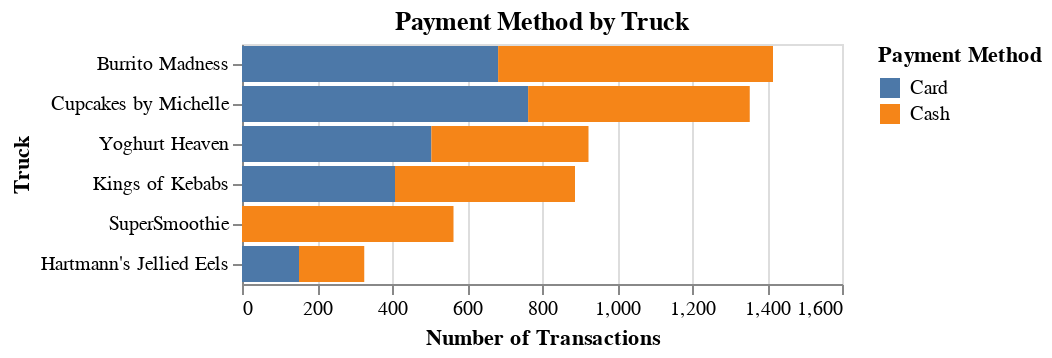

The cell this chart's notebook holds for it:
### Markdown cell above
### Payment method by Truck

### Code cell
# Group by truck and payment method
payment_by_truck = data.groupby(
    ['truck_name', 'payment_method']).size().reset_index(name='transactions')

# Create stacked bar chart
chart = alt.Chart(payment_by_truck).mark_bar().encode(
    x=alt.X('transactions', title='Number of Transactions'),
    y=alt.Y('truck_name', sort='-x', title='Truck'),
    color=alt.Color('payment_method', title='Payment Method')
).properties(
    title='Payment Method by Truck'
)

chart.display()

### Figure 1 — Vega-Lite specification as saved in the notebook (floating-point values rounded to 4 significant figures)
{"config": {"view": {"continuousWidth": 300, "continuousHeight": 300}}, "data": {"name": "data-5380e9c12c730424e04e0097564c432d"}, "mark": {"type": "bar"}, "encoding": {"color": {"field": "payment_method", "title": "Payment Method", "type": "nominal"}, "x": {"field": "transactions", "title": "Number of Transactions", "type": "quantitative"}, "y": {"field": "truck_name", "sort": "-x", "title": "Truck", "type": "nominal"}}, "title": "Payment Method by Truck", "$schema": "https://vega.github.io/schema/vega-lite/v6.1.0.json", "datasets": {"data-5380e9c12c730424e04e0097564c432d": [{"truck_name": "Burrito Madness", "payment_method": "Card", "transactions": 683}, {"truck_name": "Burrito Madness", "payment_method": "Cash", "transactions": 733}, {"truck_name": "Cupcakes by Michelle", "payment_method": "Card", "transactions": 763}, {"truck_name": "Cupcakes by Michelle", "payment_method": "Cash", "transactions": 591}, {"truck_name": "Hartmann's Jellied Eels", "payment_method": "Card", "transactions": 152}, {"truck_name": "Hartmann's Jellied Eels", "payment_method": "Cash", "transactions": 174}, {"truck_name": "Kings of Kebabs", "payment_method": "Card", "transactions": 408}, {"truck_name": "Kings of Kebabs", "payment_method": "Cash", "transactions": 480}, {"truck_name": "SuperSmoothie", "payment_method": "Cash", "transactions": 564}, {"truck_name": "Yoghurt Heaven", "payment_method": "Card", "transactions": 505}, {"truck_name": "Yoghurt Heaven", "payment_method": "Cash", "transactions": 419}]}}
